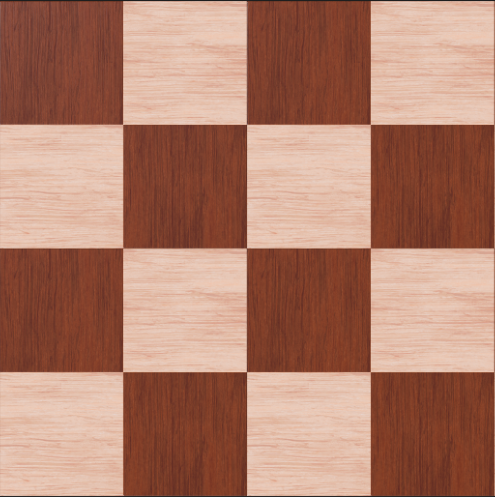
#> input picture Phase-3/background.png, 495 x 497 px
$ python graph.py
#> lines starting #> are read from the running program, lines starting #| are printed output that depends on the picture
import numpy as np
import matplotlib.pyplot as plt
from scipy.ndimage import gaussian_filter
import ast

#plotting graph
bg_image = plt.imread('background.png')
#> bg_image is the input picture: shape (497, 495, 4) float32; mean R, G, B, A 0.689, 0.496, 0.423, 1
height, width, _ = bg_image.shape
#> height = 497; width = 495
print("shape_bg_image", height, width)
#| shape_bg_image 497 495
heatmap = np.zeros((height,width))

# matrix=[]
with open('heatmap.txt', 'r') as file:
#> (reads Phase-3/heatmap.txt from the repository)
    for line in file:
        sublist = ast.literal_eval(line)

for line in sublist:
    print("cordinate", line[0], line[1])
    scale_x = (line[0] / 1) * width
    scale_y = (line[1] / 1) * height
    print("scale x abd y ", scale_x, scale_y)

    heatmap[abs(int(scale_y)), abs(int(scale_x)) ] += 20
    heatmap = gaussian_filter(heatmap, sigma=5)
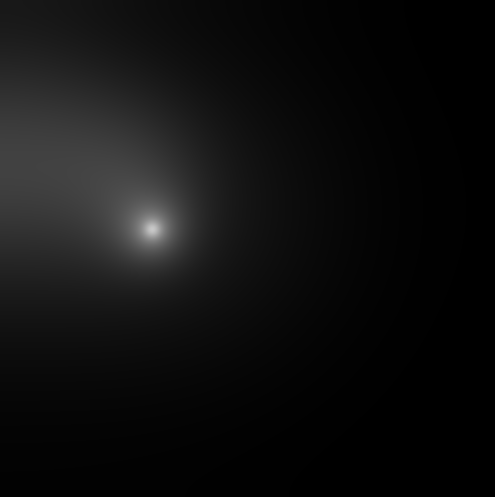
#> heatmap: shape (497, 495) float64; min 0.000302, max 0.785, mean 0.0618

_, ax = plt.subplots(figsize=(10, 8))
ax.imshow(bg_image)
ax.imshow(heatmap, cmap="coolwarm", alpha=0.6, extent=[0, bg_image.shape[1], 0,bg_image.shape[0]])
plt.title("Pheromone Intensity")
plt.axis('on')
# plt.show()
plt.savefig("trajectory&pheromone.png")
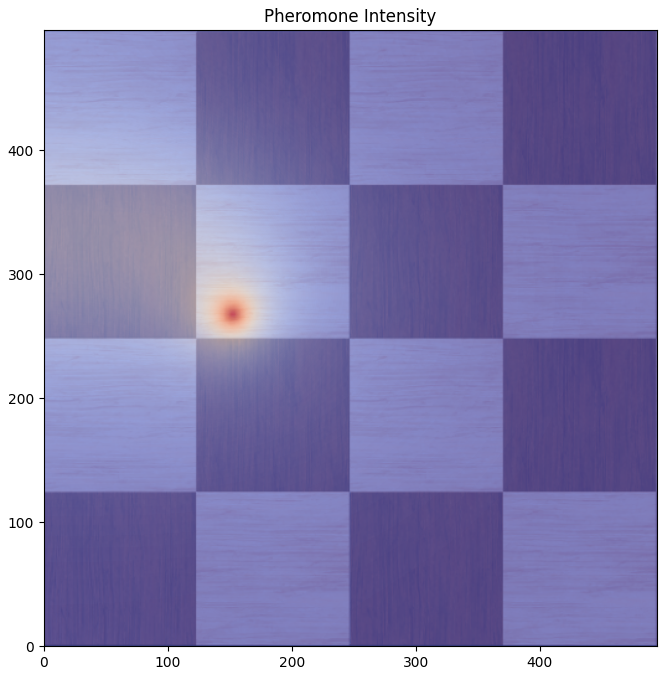
#> figure drawn by matplotlib, 1 panel
